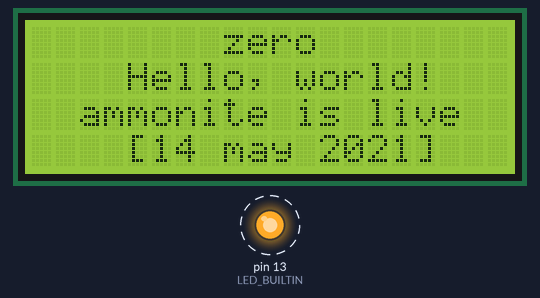
The sketch below on a simulated Arduino Uno, built with avr-gcc and run on an emulated ATmega328P. Shown: 20×4 character LCD, output pins drawn as LEDs (lit = HIGH). Dashed ring = blinking.

Above: at 0.2 s.
Timing chart, 0 to 130.0 s (numbered marks = the images above):
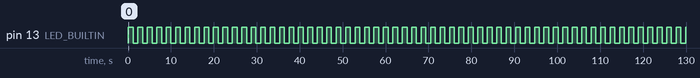

Measured:
- by itself, pin 13 (LED_BUILTIN): alternates HIGH for 1.1 s and LOW for 1.1 s

The sketch:

lima.ino
```cpp
#include <Wire.h>
#include <LiquidCrystal_I2C.h>

LiquidCrystal_I2C lcd(0x27,20,4);  // set the LCD address to 0x27 for a 16 chars and 2 line display

void setup() {
  // initialize digital pin LED_BUILTIN as an output.
  pinMode(LED_BUILTIN, OUTPUT);
  lcd.init();                      // initialize the lcd
  // We need to attach the servo to the used pin number

  // Print a message to the LCD.
  lcd.backlight();
  lcd.setCursor(8,0);
  lcd.print("zero");
  lcd.setCursor(4,1);
  lcd.print("Hello, world!");
  lcd.setCursor(2,2);
  lcd.print("ammonite is live");
  lcd.setCursor(4,3);
  lcd.print("[14 may 2021]");

}


// the loop function runs over and over again forever
void loop() {
  digitalWrite(LED_BUILTIN, HIGH);   // turn the LED on (HIGH is the voltage level)
  delay(1100);                       // wait for a second
  digitalWrite(LED_BUILTIN, LOW);    // turn the LED off by making the voltage LOW
  delay(1100);                       // wait for a second
}
```
